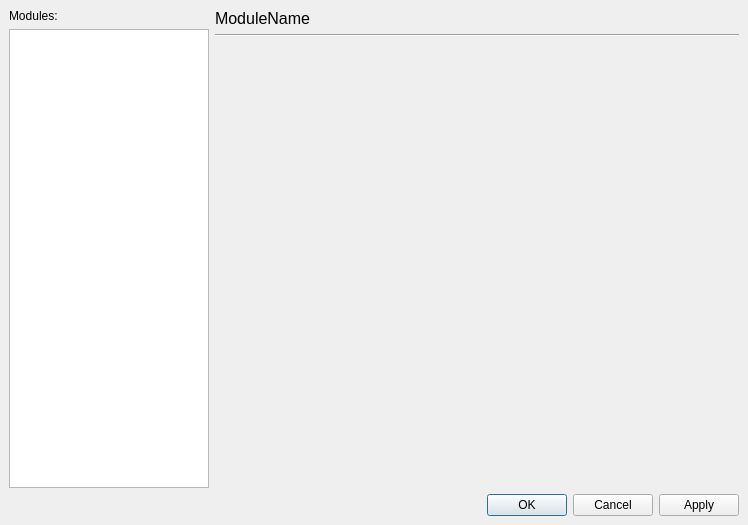
<?xml version="1.0" encoding="UTF-8"?>
<ui version="4.0">
 <class>DlgOptions</class>
 <widget class="QDialog" name="DlgOptions">
  <property name="geometry">
   <rect>
    <x>0</x>
    <y>0</y>
    <width>748</width>
    <height>525</height>
   </rect>
  </property>
  <property name="windowTitle">
   <string>Options</string>
  </property>
  <layout class="QGridLayout" name="gridLayout">
   <property name="leftMargin">
    <number>9</number>
   </property>
   <property name="topMargin">
    <number>9</number>
   </property>
   <property name="rightMargin">
    <number>9</number>
   </property>
   <property name="bottomMargin">
    <number>9</number>
   </property>
   <item row="0" column="0">
    <layout class="QVBoxLayout" name="verticalLayout">
     <item>
      <layout class="QHBoxLayout" name="horizontalLayout">
       <item>
        <layout class="QVBoxLayout" name="verticalLayout_3">
         <item>
          <widget class="QLabel" name="label">
           <property name="text">
            <string>Modules:</string>
           </property>
          </widget>
         </item>
         <item>
          <widget class="QListWidget" name="optModules">
           <property name="sizePolicy">
            <sizepolicy hsizetype="Preferred" vsizetype="Expanding">
             <horstretch>0</horstretch>
             <verstretch>0</verstretch>
            </sizepolicy>
           </property>
           <property name="minimumSize">
            <size>
             <width>0</width>
             <height>0</height>
            </size>
           </property>
           <property name="maximumSize">
            <size>
             <width>200</width>
             <height>16777215</height>
            </size>
           </property>
           <property name="selectionBehavior">
            <enum>QAbstractItemView::SelectRows</enum>
           </property>
           <property name="selectionRectVisible">
            <bool>false</bool>
           </property>
          </widget>
         </item>
        </layout>
       </item>
       <item>
        <layout class="QVBoxLayout" name="verticalLayout_2">
         <item>
          <widget class="QLabel" name="optName">
           <property name="font">
            <font>
             <pointsize>12</pointsize>
            </font>
           </property>
           <property name="text">
            <string>ModuleName</string>
           </property>
          </widget>
         </item>
         <item>
          <widget class="Line" name="line">
           <property name="orientation">
            <enum>Qt::Horizontal</enum>
           </property>
          </widget>
         </item>
         <item>
          <widget class="QStackedWidget" name="stackedWidget">
           <property name="lineWidth">
            <number>0</number>
           </property>
           <property name="currentIndex">
            <number>-1</number>
           </property>
          </widget>
         </item>
        </layout>
       </item>
      </layout>
     </item>
     <item>
      <layout class="QHBoxLayout" name="horizontalLayout_4">
       <item>
        <spacer name="horizontalSpacer">
         <property name="orientation">
          <enum>Qt::Horizontal</enum>
         </property>
         <property name="sizeHint" stdset="0">
          <size>
           <width>40</width>
           <height>20</height>
          </size>
         </property>
        </spacer>
       </item>
       <item>
        <widget class="QPushButton" name="optOK">
         <property name="sizePolicy">
          <sizepolicy hsizetype="Preferred" vsizetype="Fixed">
           <horstretch>0</horstretch>
           <verstretch>0</verstretch>
          </sizepolicy>
         </property>
         <property name="text">
          <string>OK</string>
         </property>
        </widget>
       </item>
       <item>
        <widget class="QPushButton" name="optCancel">
         <property name="sizePolicy">
          <sizepolicy hsizetype="Preferred" vsizetype="Fixed">
           <horstretch>0</horstretch>
           <verstretch>0</verstretch>
          </sizepolicy>
         </property>
         <property name="text">
          <string>Cancel</string>
         </property>
        </widget>
       </item>
       <item>
        <widget class="QPushButton" name="optApply">
         <property name="sizePolicy">
          <sizepolicy hsizetype="Preferred" vsizetype="Fixed">
           <horstretch>0</horstretch>
           <verstretch>0</verstretch>
          </sizepolicy>
         </property>
         <property name="text">
          <string>Apply</string>
         </property>
        </widget>
       </item>
      </layout>
     </item>
    </layout>
   </item>
  </layout>
 </widget>
 <resources/>
 <connections>
  <connection>
   <sender>optModules</sender>
   <signal>currentRowChanged(int)</signal>
   <receiver>DlgOptions</receiver>
   <slot>moduleChanged(int)</slot>
   <hints>
    <hint type="sourcelabel">
     <x>233</x>
     <y>246</y>
    </hint>
    <hint type="destinationlabel">
     <x>357</x>
     <y>262</y>
    </hint>
   </hints>
  </connection>
  <connection>
   <sender>optOK</sender>
   <signal>clicked()</signal>
   <receiver>DlgOptions</receiver>
   <slot>accept()</slot>
   <hints>
    <hint type="sourcelabel">
     <x>541</x>
     <y>506</y>
    </hint>
    <hint type="destinationlabel">
     <x>373</x>
     <y>262</y>
    </hint>
   </hints>
  </connection>
  <connection>
   <sender>optCancel</sender>
   <signal>clicked()</signal>
   <receiver>DlgOptions</receiver>
   <slot>reject()</slot>
   <hints>
    <hint type="sourcelabel">
     <x>622</x>
     <y>506</y>
    </hint>
    <hint type="destinationlabel">
     <x>373</x>
     <y>262</y>
    </hint>
   </hints>
  </connection>
  <connection>
   <sender>optApply</sender>
   <signal>clicked()</signal>
   <receiver>DlgOptions</receiver>
   <slot>apply()</slot>
   <hints>
    <hint type="sourcelabel">
     <x>703</x>
     <y>506</y>
    </hint>
    <hint type="destinationlabel">
     <x>373</x>
     <y>262</y>
    </hint>
   </hints>
  </connection>
 </connections>
 <slots>
  <slot>moduleChanged(int)</slot>
  <slot>apply()</slot>
 </slots>
</ui>
